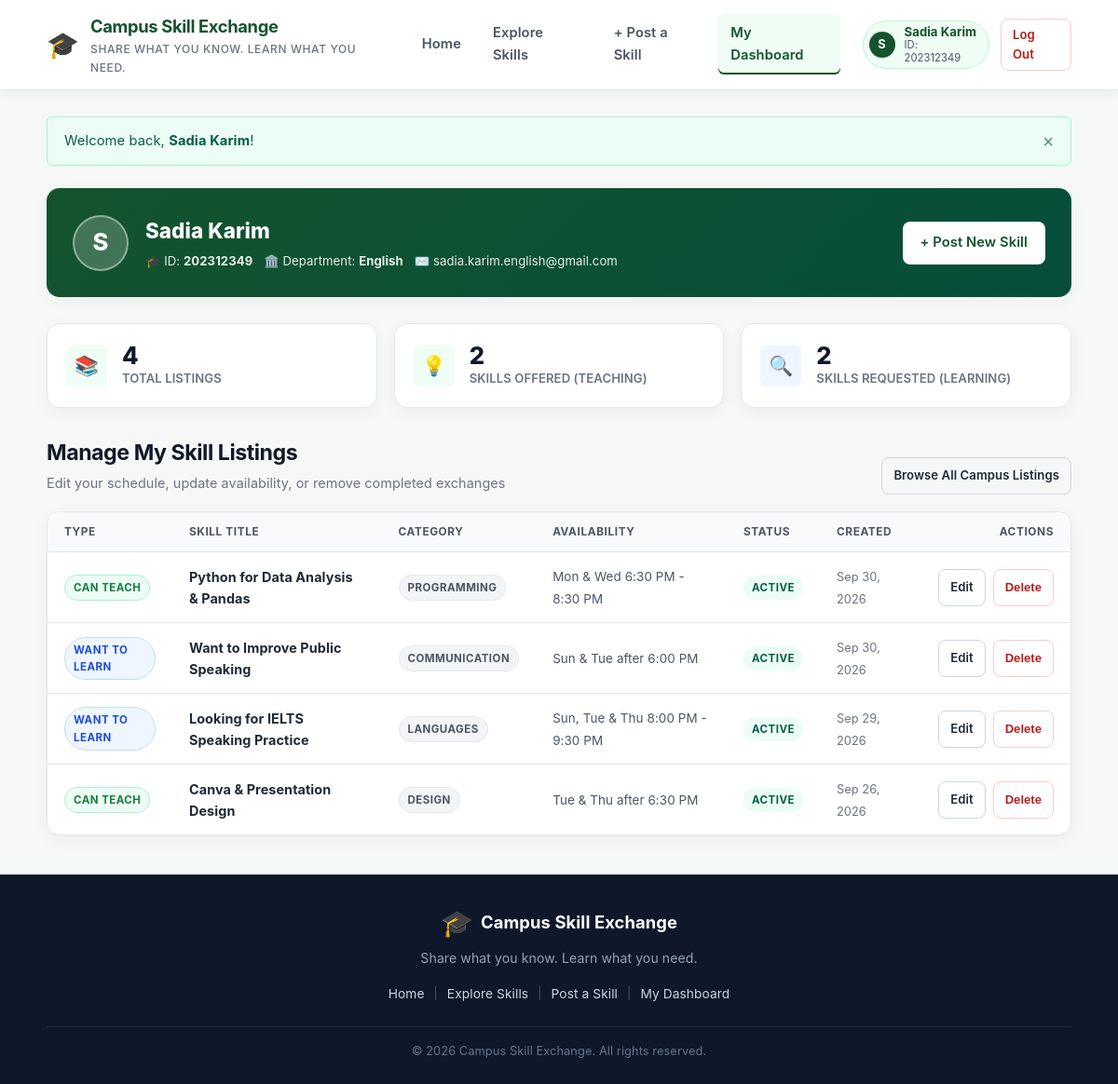
Page /dashboard.php (signed in) on the committed database.
### tables this page shows
CREATE TABLE users (
    id INT AUTO_INCREMENT PRIMARY KEY,
    student_id VARCHAR(30) NOT NULL UNIQUE,
    full_name VARCHAR(100) NOT NULL,
    email VARCHAR(120) NOT NULL UNIQUE,
    department VARCHAR(60) NOT NULL,
    password_hash VARCHAR(255) NOT NULL,
    created_at TIMESTAMP DEFAULT CURRENT_TIMESTAMP
);

CREATE TABLE skills (
    id INT AUTO_INCREMENT PRIMARY KEY,
    user_id INT NOT NULL,
    title VARCHAR(120) NOT NULL,
    type ENUM('teach', 'learn') NOT NULL DEFAULT 'teach',
    category VARCHAR(60) NOT NULL,
    description TEXT NOT NULL,
    availability VARCHAR(120) NOT NULL,
    contact_info VARCHAR(120) NULL,
    status ENUM('active', 'closed') NOT NULL DEFAULT 'active',
    created_at TIMESTAMP DEFAULT CURRENT_TIMESTAMP,
    updated_at TIMESTAMP DEFAULT CURRENT_TIMESTAMP ON UPDATE CURRENT_TIMESTAMP,
    CONSTRAINT fk_skills_user FOREIGN KEY (user_id) REFERENCES users(id) ON DELETE CASCADE
);

### dashboard.php (the view, shortened to what this page needs)
<?php
require_once __DIR__ . '/includes/db.php';
$userId = current_user_id();
try {
    $userStmt = $pdo->prepare("SELECT * FROM users WHERE id = :id LIMIT 1");
    $userStmt->execute([':id' => $userId]);
    $user = $userStmt->fetch();
    $skillsStmt = $pdo->prepare("SELECT * FROM skills WHERE user_id = :user_id ORDER BY created_at DESC");
    $skillsStmt->execute([':user_id' => $userId]);
    $mySkills = $skillsStmt->fetchAll();
    $totalListings = count($mySkills);
    $teachCount    = 0;
    $learnCount    = 0;
    foreach ($mySkills as $s) {
        if ($s['type'] === 'teach') $teachCount++;
        if ($s['type'] === 'learn') $learnCount++;
    }
} catch (PDOException $e) {
    echo "<div class='alert alert-danger'>Error loading dashboard: " . htmlspecialchars($e->getMessage()) . "</div>";
    $mySkills = [];
    $totalListings = $teachCount = $learnCount = 0;
}
require_once __DIR__ . '/includes/header.php';
?>
<div class="profile-banner">
    <div class="profile-main">
        <div class="profile-avatar-large">
            <?php echo strtoupper(substr($user['full_name'], 0, 1)); ?>
        </div>
        <div class="profile-details">
            <h2><?php echo htmlspecialchars($user['full_name']); ?></h2>
            <div class="profile-meta-chips">
                <span>🎓 ID: <strong><?php echo htmlspecialchars($user['student_id']); ?></strong></span>
                <span>🏛️ Department: <strong><?php echo htmlspecialchars($user['department']); ?></strong></span>
                <span>✉️ <?php echo htmlspecialchars($user['email']); ?></span>
            </div>
        </div>
    </div>
    <div>
        <a href="skill-form.php" class="btn btn-primary" style="background-color: white; color: var(--primary);">
            + Post New Skill
        </a>
    </div>
</div>
<div class="stats-grid">
    <div class="stat-card">
        <div class="stat-icon-box stat-icon-green">📚</div>
        <div class="stat-info">
            <h3><?php echo $totalListings; ?></h3>
            <p>Total Listings</p>
        </div>
    </div>
    <div class="stat-card">
        <div class="stat-icon-box stat-icon-green">💡</div>
        <div class="stat-info">
            <h3><?php echo $teachCount; ?></h3>
            <p>Skills Offered (Teaching)</p>
        </div>
    </div>
    <div class="stat-card">
        <div class="stat-icon-box stat-icon-blue">🔍</div>
        <div class="stat-info">
            <h3><?php echo $learnCount; ?></h3>
            <p>Skills Requested (Learning)</p>
        </div>
    </div>
</div>
<div class="section-header" style="margin-top: 10px;">
    <div>
        <h2 class="section-title">Manage My Skill Listings</h2>
        <p class="section-subtitle">Edit your schedule, update availability, or remove completed exchanges</p>
    </div>
    <a href="explore.php" class="btn btn-outline btn-sm">Browse All Campus Listings</a>
</div>
<?php if (empty($mySkills)): ?>
    <div class="empty-state">
        <div class="empty-icon">📝</div>
        <h3 class="empty-title">You haven't posted any skills yet</h3>
        <p class="empty-desc">
            Offer a skill you excel at, or request assistance for a challenging lab assignment or course topic.
        </p>
        <a href="skill-form.php" class="btn btn-primary btn-sm">+ Create Your First Listing</a>
    </div>
<?php else: ?>
    <div class="data-table-container">
        <table class="data-table">
            <thead>
                <tr>
                    <th>Type</th>
                    <th>Skill Title</th>
                    <th>Category</th>
                    <th>Availability</th>
                    <th>Status</th>
                    <th>Created</th>
                    <th style="text-align: right;">Actions</th>
                </tr>
            </thead>
            <tbody>
                <?php foreach ($mySkills as $item): ?>
                    <tr>
                        <td>
                            <?php if ($item['type'] === 'teach'): ?>
                                <span class="badge badge-teach">Can Teach</span>
                            <?php else: ?>
                                <span class="badge badge-learn">Want to Learn</span>
                            <?php endif; ?>
                        </td>
                        <td>
                            <strong><?php echo htmlspecialchars($item['title']); ?></strong>
                        </td>
                        <td>
                            <span class="badge badge-category"><?php echo htmlspecialchars($item['category']); ?></span>
                        </td>
                        <td>
                            <span style="font-size: 0.84rem; color: var(--text-muted);"><?php echo htmlspecialchars($item['availability']); ?></span>
                        </td>
                        <td>
                            <?php if ($item['status'] === 'active'): ?>
                                <span class="badge badge-status-active">Active</span>
                            <?php else: ?>
                                <span class="badge badge-status-closed">Closed</span>
                            <?php endif; ?>
                        </td>
                        <td>
                            <span style="font-size: 0.8rem; color: var(--text-light);"><?php echo format_date($item['created_at']); ?></span>
                        </td>
                        <td>
                            <div class="action-buttons" style="justify-content: flex-end;">
                                <a href="skill-form.php?id=<?php echo intval($item['id']); ?>" class="btn btn-outline btn-sm" title="Edit this listing">
                                    Edit
                                </a>
                                <form action="actions/delete-skill.php" method="POST" onsubmit="return confirm('Are you sure you want to permanently delete this listing?');">
                                    <button type="submit" class="btn btn-outline-danger btn-sm" title="Delete listing">
                                        Delete
                                    </button>
                                </form>
                            </div>
                        </td>
                    </tr>
                <?php endforeach; ?>
            </tbody>
        </table>
    </div>
<?php endif; ?>
<?php require_once __DIR__ . '/includes/footer.php'; ?>

### rows in the picture
users: full_name "S", full_name "Sadia Karim", student "202312349", department "English", email "sadia.karim.english@gmail.com"
skills: type "CAN TEACH", title "Python for Data Analysis & Pandas", category "PROGRAMMING", availability "Mon & Wed 6:30 PM - 8:30 PM", status "ACTIVE", created_at "Sep 30, 2026"
skills: type "WANT TO LEARN", title "Want to Improve Public Speaking", category "COMMUNICATION", availability "Sun & Tue after 6:00 PM", status "ACTIVE", created_at "Sep 30, 2026"
skills: type "WANT TO LEARN", title "Looking for IELTS Speaking Practice", category "LANGUAGES", availability "Sun, Tue & Thu 8:00 PM - 9:30 PM", status "ACTIVE", created_at "Sep 29, 2026"
skills: type "CAN TEACH", title "Canva & Presentation Design", category "DESIGN", availability "Tue & Thu after 6:30 PM", status "ACTIVE", created_at "Sep 26, 2026"

### other values in the picture
substr($_SESSION['full_name'] ?? 'S', 0, 1) "S"
$_SESSION['full_name'] "Sadia Karim"
$_SESSION['student_id'] "202312349"
$msg "Welcome back, Sadia Karim !"
$totalListings "4"
$teachCount "2"
$learnCount "2"
